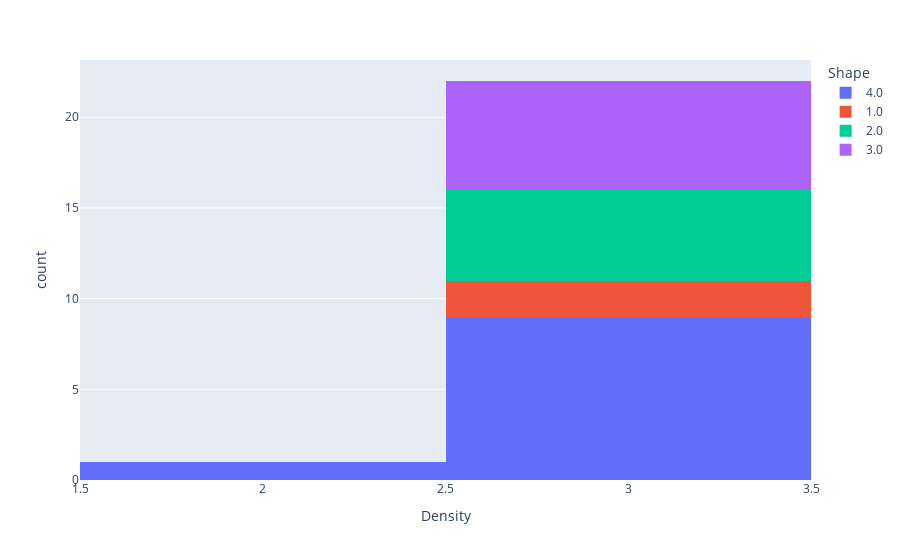

The cell this chart's notebook holds for it:
### Code cell
fig = px.histogram(margin2, x= "Density", color= "Shape")
fig.show()

### Figure 1 — Plotly figure (JSON) as saved in the notebook; plotly's stock layout.template omitted (floating-point values rounded to 4 significant figures)
{"data": [{"alignmentgroup": "True", "bingroup": "x", "hovertemplate": "Shape=4.0<br>Density=%{x}<br>count=%{y}<extra></extra>", "legendgroup": "4.0", "marker": {"color": "#636efa", "pattern": {"shape": ""}}, "name": "4.0", "offsetgroup": "4.0", "orientation": "v", "showlegend": true, "type": "histogram", "x": [3, 3, 3, 3, 3, 3, 3, 3, 3, 2], "xaxis": "x", "yaxis": "y"}, {"alignmentgroup": "True", "bingroup": "x", "hovertemplate": "Shape=1.0<br>Density=%{x}<br>count=%{y}<extra></extra>", "legendgroup": "1.0", "marker": {"color": "#EF553B", "pattern": {"shape": ""}}, "name": "1.0", "offsetgroup": "1.0", "orientation": "v", "showlegend": true, "type": "histogram", "x": [3, 3], "xaxis": "x", "yaxis": "y"}, {"alignmentgroup": "True", "bingroup": "x", "hovertemplate": "Shape=2.0<br>Density=%{x}<br>count=%{y}<extra></extra>", "legendgroup": "2.0", "marker": {"color": "#00cc96", "pattern": {"shape": ""}}, "name": "2.0", "offsetgroup": "2.0", "orientation": "v", "showlegend": true, "type": "histogram", "x": [3, 3, 3, 3, 3], "xaxis": "x", "yaxis": "y"}, {"alignmentgroup": "True", "bingroup": "x", "hovertemplate": "Shape=3.0<br>Density=%{x}<br>count=%{y}<extra></extra>", "legendgroup": "3.0", "marker": {"color": "#ab63fa", "pattern": {"shape": ""}}, "name": "3.0", "offsetgroup": "3.0", "orientation": "v", "showlegend": true, "type": "histogram", "x": [3, 3, 3, 3, 3, 3], "xaxis": "x", "yaxis": "y"}], "layout": {"barmode": "relative", "legend": {"title": {"text": "Shape"}, "tracegroupgap": 0}, "margin": {"t": 60}, "xaxis": {"anchor": "y", "domain": [0, 1], "title": {"text": "Density"}}, "yaxis": {"anchor": "x", "domain": [0, 1], "title": {"text": "count"}}}}
